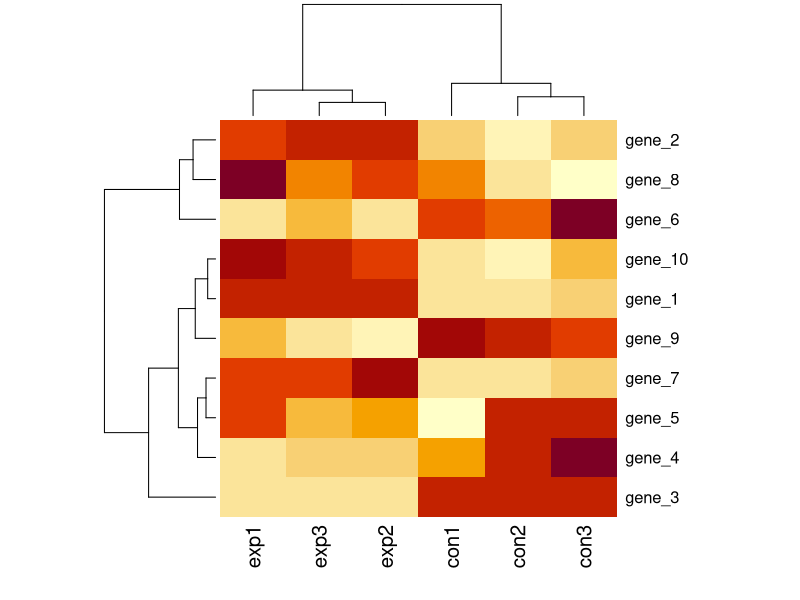
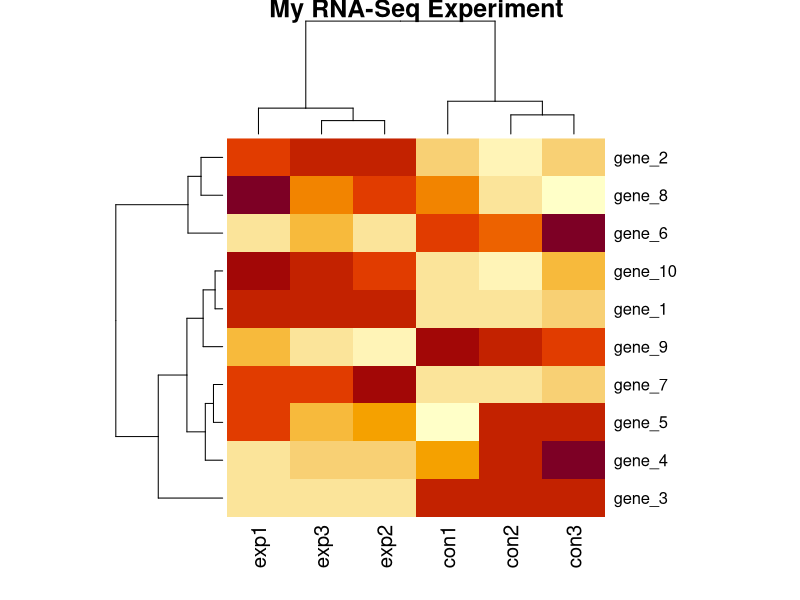
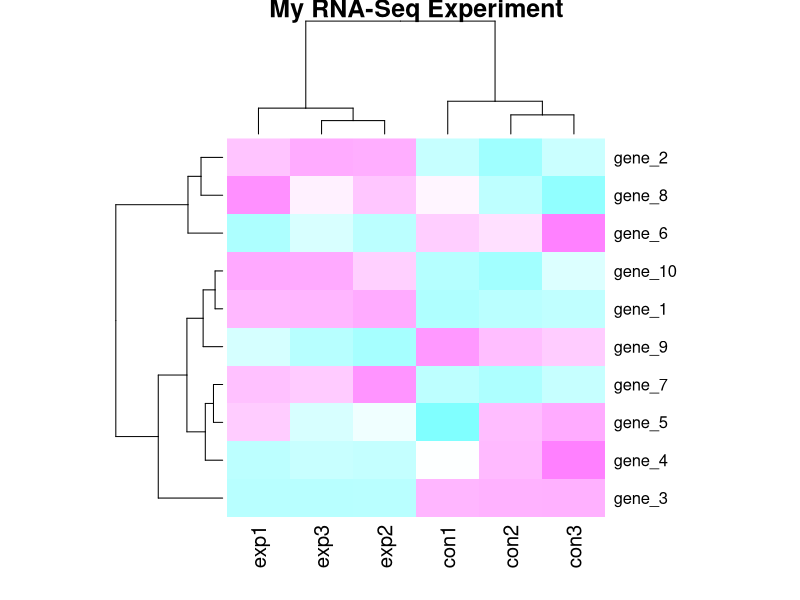

The R script that drew these images, in order:
# Welcome to R

# <- The pound sign "#" indicates that something is a comment. 
# You can write anything to the right of a "#" sign, and 
# the computer will ignore it. This is a great way to leave
# notes to yourself about what you are doing. It makes
# your R-code more understandable to others.

# You can create a variable in R by typing an arrow using
# the "<" and "-" keys. You can name it whatever you 
# want with letters and numbers (no spaces or special characters)
# and it must start with a letter. You can put text or a number
# into the object. For example:

myVariable1 <- "Hello PlantBi 135!" 

myVariable2 <- 42

# Note that text should be in quotation marks, but numbers shouldn't be.

# Then, you can always get back the value of that 
# variable by typing it:

myVariable1

myVariable2

# You can also create an object that contains
# a series of numbers or text with "c()". If your
# In R, an object with a series of entries
# is called a vector.

myVector1 <- c(32,4,81,1000)

myVector1

# A vector can also contain text. 
# Try putting in some gene names:

myGeneVector <- c("RBCS", "FDX1", "CAH3")

myGeneVector

# You can specify one item in a vector by indicating its 
# positon in square brakcets "[]". 
# For example, this returns the second item in your
# vector of gene names:

myGeneVector[2]

# R contains many functions for processing data. 
# Each function has a name followed by parenthesis.
# For example, you can take the average of a 
# vector of numbers with a function called mean(). 
# Put the name of the vector in the parentheses:

mean(myVector1)

# Here is another function called max:

max(myVector1)

# You can also store the output of a function
# in another object:

myMean <- mean(myVector1)

myMean


# R comes with many functions built in, like
# max() and mean(). 
# But you can also add new functions.
# A set of thrid-party functions that you add to
# R is called a "library". To use those functions
# you nead to load the library.
# For example, the library called "ggplot2"
# is a suite of tools for making more
# sofisticated figures than the base functions. 
# You load it with the library() function:

library(ggplot2)

# Often, you will need to import your data into
# R in order to process it. One way is to "read"
# in a text file of data. There is a text file
# in this repository that contains sample
# RNA-Seq data. To load it into your R
# environment, use the read.delim() function
# like so:

myData <- read.delim(file = "sample_data.txt")

# Take a look at the data. It contains 
# gene expression values for 10 genes
# for three experimental and 
# three control samples.

myData

# Let's make a heatmap of these values. 
# The function for that is called
# heatmap(). It requires the data to 
# be formatted as a "matrix", which
# is a way of storing numbers in 2-D
# (i.e. with rows and columns).
# So first we convert myData to a matrix
# with a function called as.matrix()

myDataMat <- as.matrix(myData)

# Now we can plot these data as a heatmap:

heatmap(myDataMat)

# We can add "arguements" to the 
# heatmap() function to change
# how the heatmap looks. 
# For example, to add a main title,
# we "main = " like so:

heatmap(myDataMat, main = "My RNA-Seq Experiment")

# I am not crazy about these colors,
# but we can change them with "col ="
# like so:

heatmap(myDataMat, main = "My RNA-Seq Experiment", col = cm.colors(256))



